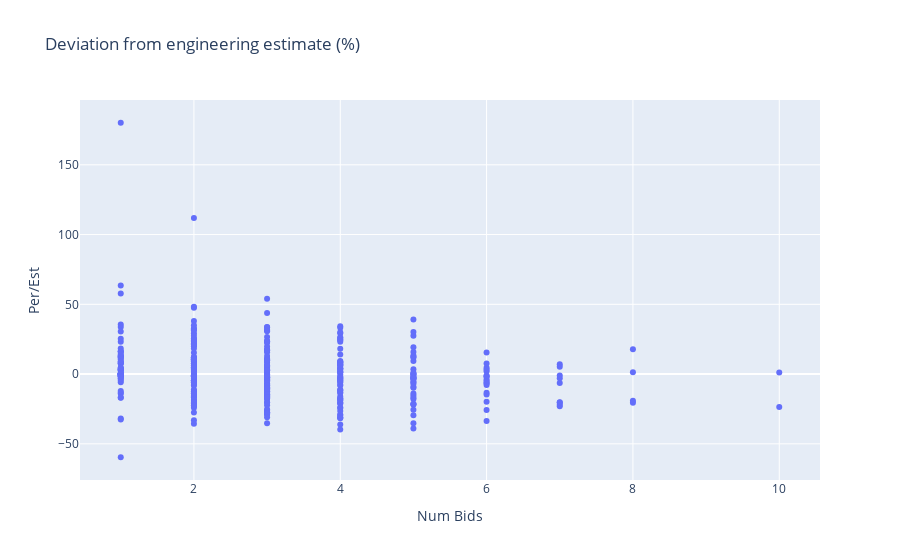

The notebook cell saved with this chart:
### Code cell
fig = px.scatter(
    bids,
    x="Num Bids", 
    y="Per/Est",  
    hover_data=["Auction"],  
    labels={"x": "Number of bids", "y": "Winning bid"}, 
    title="Deviation from engineering estimate (%)"
)
fig.show()

### Figure 1 — Plotly figure (JSON) as saved in the notebook; plotly's stock layout.template omitted (floating-point values rounded to 4 significant figures; data arrays with more than 128 entries replaced by an {"elided": "..."} marker saying what was removed)
{"data": [{"customdata": {"elided": "390x1 str values"}, "hovertemplate": "Num Bids=%{x}<br>Per/Est=%{y}<br>Auction=%{customdata[0]}<extra></extra>", "legendgroup": "", "marker": {"color": "#636efa", "symbol": "circle"}, "mode": "markers", "name": "", "orientation": "v", "showlegend": false, "type": "scatter", "x": {"elided": "390 int values"}, "xaxis": "x", "y": {"elided": "390 float values"}, "yaxis": "y"}], "layout": {"legend": {"tracegroupgap": 0}, "title": {"text": "Deviation from engineering estimate (%)"}, "xaxis": {"anchor": "y", "domain": [0, 1], "title": {"text": "Num Bids"}}, "yaxis": {"anchor": "x", "domain": [0, 1], "title": {"text": "Per/Est"}}}}
